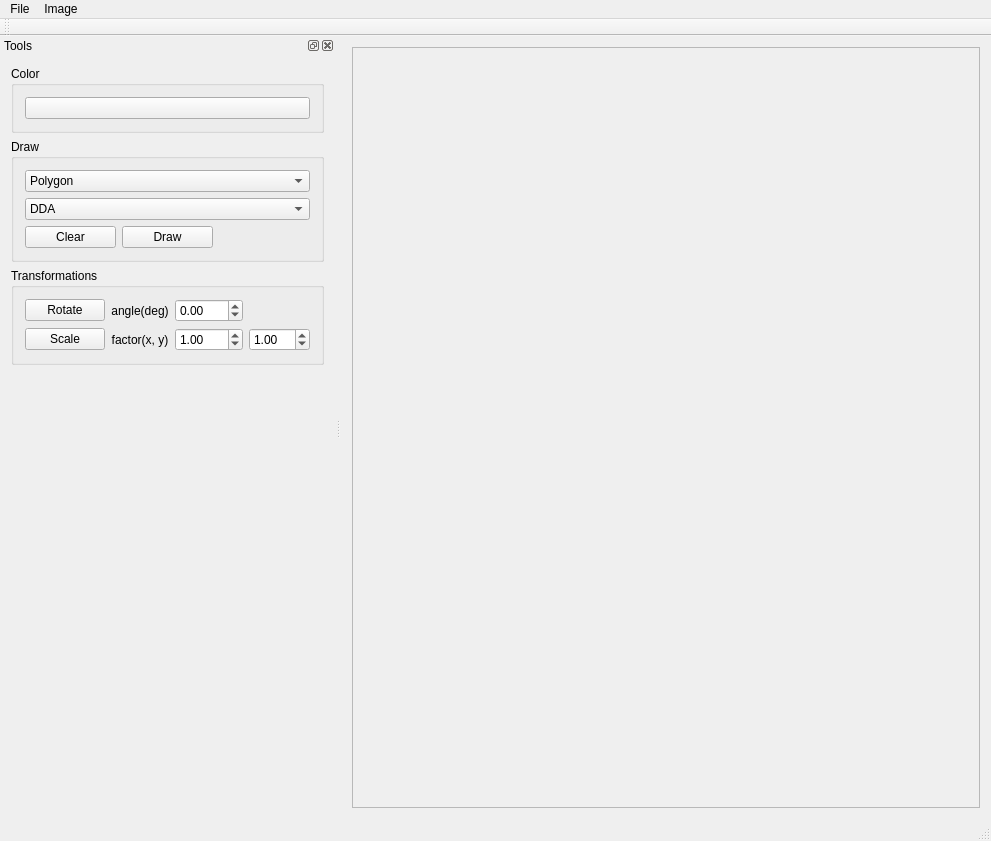
<?xml version="1.0" encoding="UTF-8"?>
<ui version="4.0">
 <class>ImageViewerClass</class>
 <widget class="QMainWindow" name="ImageViewerClass">
  <property name="geometry">
   <rect>
    <x>0</x>
    <y>0</y>
    <width>991</width>
    <height>841</height>
   </rect>
  </property>
  <property name="windowTitle">
   <string>ImageViewer</string>
  </property>
  <widget class="QWidget" name="centralWidget">
   <layout class="QVBoxLayout" name="verticalLayout_3">
    <item>
     <widget class="QScrollArea" name="scrollArea">
      <property name="enabled">
       <bool>true</bool>
      </property>
      <property name="sizePolicy">
       <sizepolicy hsizetype="Expanding" vsizetype="Expanding">
        <horstretch>255</horstretch>
        <verstretch>255</verstretch>
       </sizepolicy>
      </property>
      <property name="widgetResizable">
       <bool>true</bool>
      </property>
      <widget class="QWidget" name="scrollAreaWidgetContents">
       <property name="enabled">
        <bool>true</bool>
       </property>
       <property name="geometry">
        <rect>
         <x>0</x>
         <y>0</y>
         <width>643</width>
         <height>766</height>
        </rect>
       </property>
      </widget>
     </widget>
    </item>
   </layout>
  </widget>
  <widget class="QMenuBar" name="menuBar">
   <property name="geometry">
    <rect>
     <x>0</x>
     <y>0</y>
     <width>991</width>
     <height>22</height>
    </rect>
   </property>
   <widget class="QMenu" name="menuFile">
    <property name="title">
     <string>File</string>
    </property>
    <addaction name="actionOpen"/>
    <addaction name="actionSave_as"/>
    <addaction name="separator"/>
    <addaction name="actionExit"/>
   </widget>
   <widget class="QMenu" name="menuImage">
    <property name="title">
     <string>Image</string>
    </property>
    <addaction name="actionClear"/>
   </widget>
   <addaction name="menuFile"/>
   <addaction name="menuImage"/>
  </widget>
  <widget class="QToolBar" name="mainToolBar">
   <attribute name="toolBarArea">
    <enum>TopToolBarArea</enum>
   </attribute>
   <attribute name="toolBarBreak">
    <bool>false</bool>
   </attribute>
  </widget>
  <widget class="QStatusBar" name="statusBar"/>
  <widget class="QDockWidget" name="dockWidget">
   <property name="windowTitle">
    <string>Tools</string>
   </property>
   <attribute name="dockWidgetArea">
    <number>1</number>
   </attribute>
   <widget class="QWidget" name="dockWidgetContents">
    <layout class="QVBoxLayout" name="verticalLayout">
     <item>
      <widget class="QGroupBox" name="groupBox">
       <property name="title">
        <string>Color</string>
       </property>
       <layout class="QVBoxLayout" name="verticalLayout_2">
        <item>
         <widget class="QPushButton" name="pushButtonSetColor">
          <property name="text">
           <string/>
          </property>
         </widget>
        </item>
       </layout>
      </widget>
     </item>
     <item>
      <widget class="QGroupBox" name="groupBox_2">
       <property name="title">
        <string>Draw</string>
       </property>
       <layout class="QGridLayout" name="gridLayout">
        <item row="3" column="1">
         <widget class="QPushButton" name="pushButton">
          <property name="text">
           <string>Draw</string>
          </property>
         </widget>
        </item>
        <item row="0" column="0" colspan="3">
         <widget class="QComboBox" name="comboBoxFigure">
          <item>
           <property name="text">
            <string>Polygon</string>
           </property>
          </item>
          <item>
           <property name="text">
            <string>Circle</string>
           </property>
          </item>
         </widget>
        </item>
        <item row="1" column="0" colspan="3">
         <widget class="QComboBox" name="comboBoxLineAlg">
          <property name="editable">
           <bool>false</bool>
          </property>
          <property name="currentText">
           <string>DDA</string>
          </property>
          <item>
           <property name="text">
            <string>DDA</string>
           </property>
          </item>
          <item>
           <property name="text">
            <string>Bresenham</string>
           </property>
          </item>
         </widget>
        </item>
        <item row="3" column="0">
         <widget class="QPushButton" name="pushButton_2">
          <property name="text">
           <string>Clear</string>
          </property>
         </widget>
        </item>
       </layout>
      </widget>
     </item>
     <item>
      <widget class="QGroupBox" name="groupBox_3">
       <property name="title">
        <string>Transformations</string>
       </property>
       <layout class="QGridLayout" name="gridLayout_2">
        <item row="1" column="1">
         <widget class="QLabel" name="label">
          <property name="text">
           <string>factor(x, y)</string>
          </property>
          <property name="alignment">
           <set>Qt::AlignmentFlag::AlignCenter</set>
          </property>
         </widget>
        </item>
        <item row="1" column="2">
         <widget class="QDoubleSpinBox" name="xFactorSpinBox">
          <property name="minimum">
           <double>-10.000000000000000</double>
          </property>
          <property name="maximum">
           <double>10.000000000000000</double>
          </property>
          <property name="singleStep">
           <double>0.500000000000000</double>
          </property>
          <property name="value">
           <double>1.000000000000000</double>
          </property>
         </widget>
        </item>
        <item row="1" column="0">
         <widget class="QPushButton" name="pushButtonScale">
          <property name="text">
           <string>Scale</string>
          </property>
         </widget>
        </item>
        <item row="0" column="1">
         <widget class="QLabel" name="labelAngle">
          <property name="text">
           <string>angle(deg)</string>
          </property>
          <property name="alignment">
           <set>Qt::AlignmentFlag::AlignCenter</set>
          </property>
         </widget>
        </item>
        <item row="0" column="0">
         <widget class="QPushButton" name="pushButtonRotate">
          <property name="text">
           <string>Rotate</string>
          </property>
         </widget>
        </item>
        <item row="0" column="2">
         <widget class="QDoubleSpinBox" name="rotateAngleSpinBox">
          <property name="minimum">
           <double>-360.000000000000000</double>
          </property>
          <property name="maximum">
           <double>360.000000000000000</double>
          </property>
         </widget>
        </item>
        <item row="1" column="3">
         <widget class="QDoubleSpinBox" name="yFactorSpinBox">
          <property name="minimum">
           <double>-10.000000000000000</double>
          </property>
          <property name="maximum">
           <double>10.000000000000000</double>
          </property>
          <property name="singleStep">
           <double>0.500000000000000</double>
          </property>
          <property name="value">
           <double>1.000000000000000</double>
          </property>
         </widget>
        </item>
       </layout>
      </widget>
     </item>
     <item>
      <spacer name="verticalSpacer">
       <property name="orientation">
        <enum>Qt::Orientation::Vertical</enum>
       </property>
       <property name="sizeHint" stdset="0">
        <size>
         <width>20</width>
         <height>40</height>
        </size>
       </property>
      </spacer>
     </item>
    </layout>
   </widget>
  </widget>
  <action name="actionOpen">
   <property name="text">
    <string>Open</string>
   </property>
   <property name="shortcut">
    <string>Ctrl+O</string>
   </property>
  </action>
  <action name="actionSave_as">
   <property name="text">
    <string>Save as</string>
   </property>
   <property name="shortcut">
    <string>Ctrl+S</string>
   </property>
  </action>
  <action name="actionClear">
   <property name="text">
    <string>Clear</string>
   </property>
  </action>
  <action name="actionExit">
   <property name="text">
    <string>Exit</string>
   </property>
   <property name="shortcut">
    <string>Alt+F4</string>
   </property>
  </action>
  <action name="actionResize">
   <property name="text">
    <string>Resize</string>
   </property>
  </action>
 </widget>
 <layoutdefault spacing="6" margin="11"/>
 <resources>
  <include location="ImageViewer.qrc"/>
 </resources>
 <connections/>
</ui>
